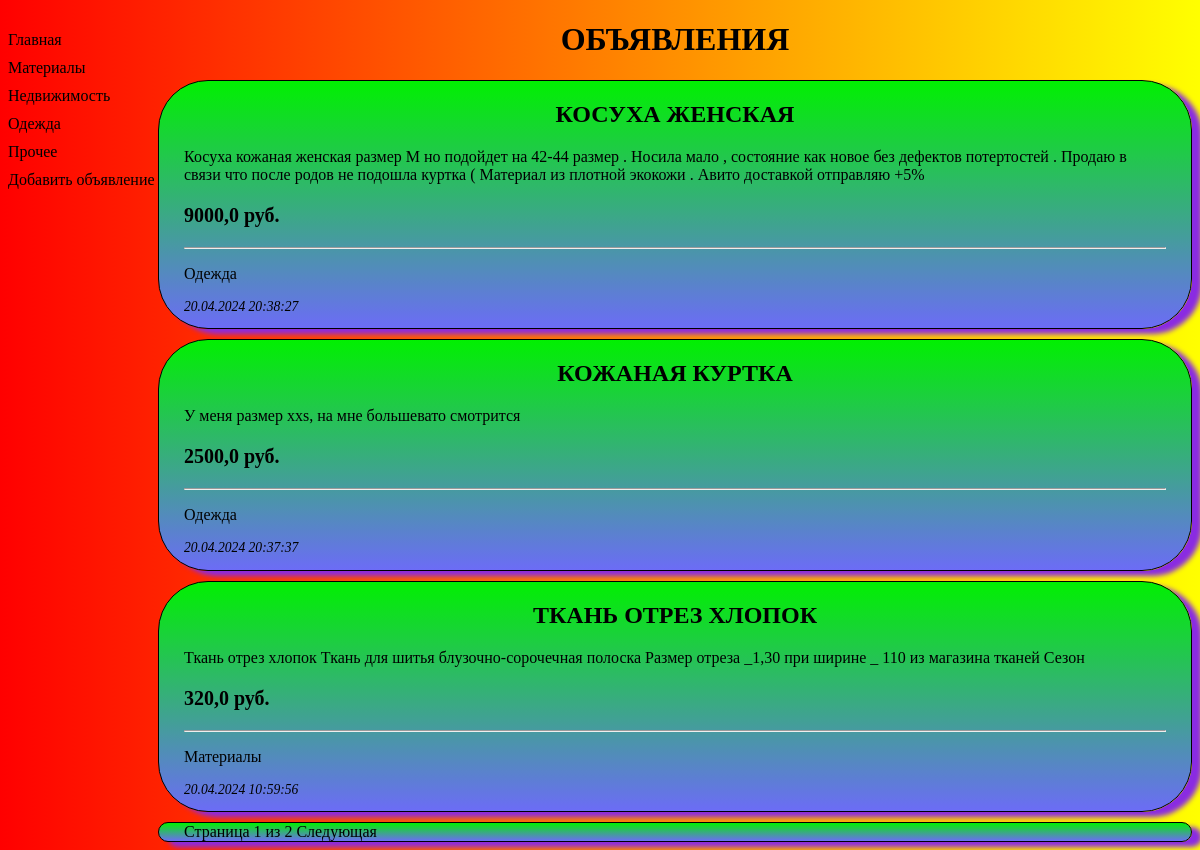
Page /bboard/ on the earlier database version.
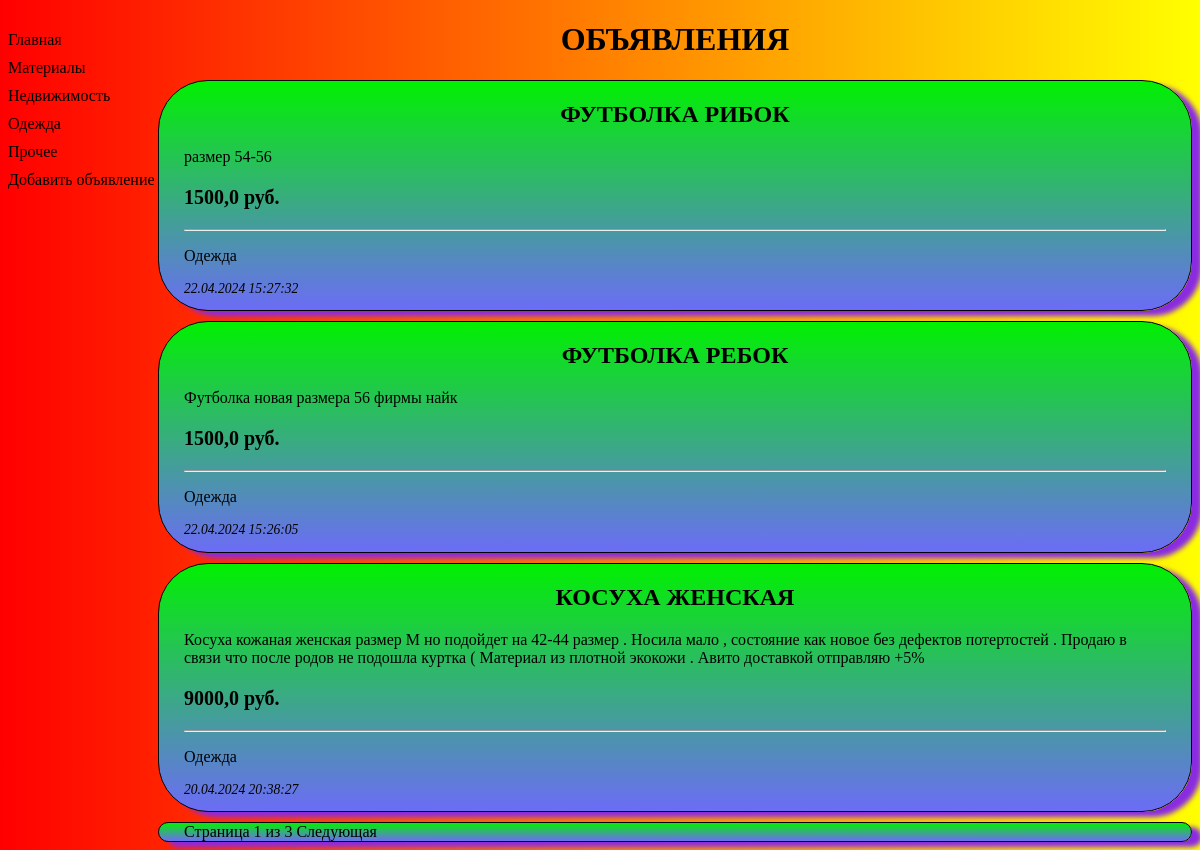
Same page on the later database version.
### myapp/models.py (models this page shows, shortened)
class Rublic(models.Model):
    name = models.CharField(max_length=100, verbose_name='Название', db_index=True)
    class Meta:
        verbose_name_plural = 'Рубирики'
        verbose_name = 'Рубрика'
        ordering = ['name']

class Bb(models.Model):
    title = models.CharField(max_length=100, verbose_name='Название')
    content = models.TextField(verbose_name='Описание')
    price = models.FloatField(verbose_name='Стоимость',
                              validators=[validators.MinValueValidator(0, 'Цена не может быть меньше 0!')])
    published = models.DateTimeField(verbose_name='Дата публикации', auto_now_add=True, db_index=True)
    rublic = models.ForeignKey('Rublic', on_delete=models.PROTECT, null=True, verbose_name='Рубрика')
    class Meta:
        verbose_name_plural = 'Объявления'
        verbose_name = 'Объявление'
        ordering = ['-published', 'title']

### myapp/views.py (the view)
# urls.py: path('', views.index, name='main'),
def index(request):
    items = Bb.objects.all()
    rublics = Rublic.objects.all()
    paginator = Paginator(items, 3)
    number = request.GET.get('page', 1)
    page = paginator.get_page(number)
    return render(request, 'myapp/index.html', {'items':page, 'rublics': rublics})

### myapp/templates/myapp/index.html (shortened to what this page needs)
{% extends "layout/basic.html" %}
{% block title_2 %}Объявления{% endblock %}
{% block paginator %}
{% include 'layout/paginator.html' with page=items%}
{% endblock paginator %}

### myapp/templates/layout/basic.html (shortened to what this page needs)
{% load static %}
<!DOCTYPE html>
<html>
<head>
    <link type="text/css" rel="stylesheet" href="{% static 'myapp/div_style.css' %}">
</head>
<body>
    <nav>
        <a href="{% url 'myapp:main' %}">Главная</a>
        {% for i in rublics %}
        <a href="{% url 'myapp:rublic_page' i.pk %}">{{i.name}}</a>
        {% endfor %}
        <a href="{% url 'myapp:add' %}">Добавить объявление</a>
    </nav>
    <h1>{% block title_2 %}{% endblock %}</h1>
    {% for i in items %}
    <div>
        <h2><b><a href="{% url 'myapp:index_page' i.id %}">{{i.title}}</a></b></h2>
        <p>{{i.content}}</p>
        <p class="price"><b>{{i.price}} руб.</b></p>
        <hr>
        <p><a href="{% url 'myapp:rublic_page' i.rublic.pk %}">{{i.rublic.name}}</a></p>
        <p style="font-size: 85%; font-style: italic;">{{i.published|date:"d.m.Y H:i:s"}}</p>
    </div>
    {% endfor %}
    {% block paginator %}
    {% endblock paginator %}
</body>
</html>

Differences in the rows shown:
no longer on this page (row unchanged): Bb: title "КОЖАНАЯ КУРТКА", content "У меня размер xxs, на мне большевато смотрится", price "2500,0", rublic.name "Одежда", published "20.04.2024 20:37:37"
no longer on this page (row unchanged): Bb: title "ТКАНЬ ОТРЕЗ ХЛОПОК", content "Ткань отрез хлопок Ткань для шитья блузочно-сорочечная полоска Размер отреза _1,30 при ширине _ 110 из магазина тканей Сезон", price "320,0", rublic.name "Материалы", published "20.04.2024 10:59:56"
added Bb: title "ФУТБОЛКА РИБОК", content "размер 54-56", price "1500,0", rublic.name "Одежда", published "22.04.2024 15:27:32"
added Bb: title "ФУТБОЛКА РЕБОК", content "Футболка новая размера 56 фирмы найк", price "1500,0", rublic.name "Одежда", published "22.04.2024 15:26:05"
Other differences:
{{ page.paginator.num_pages }}: "2" → "3"
